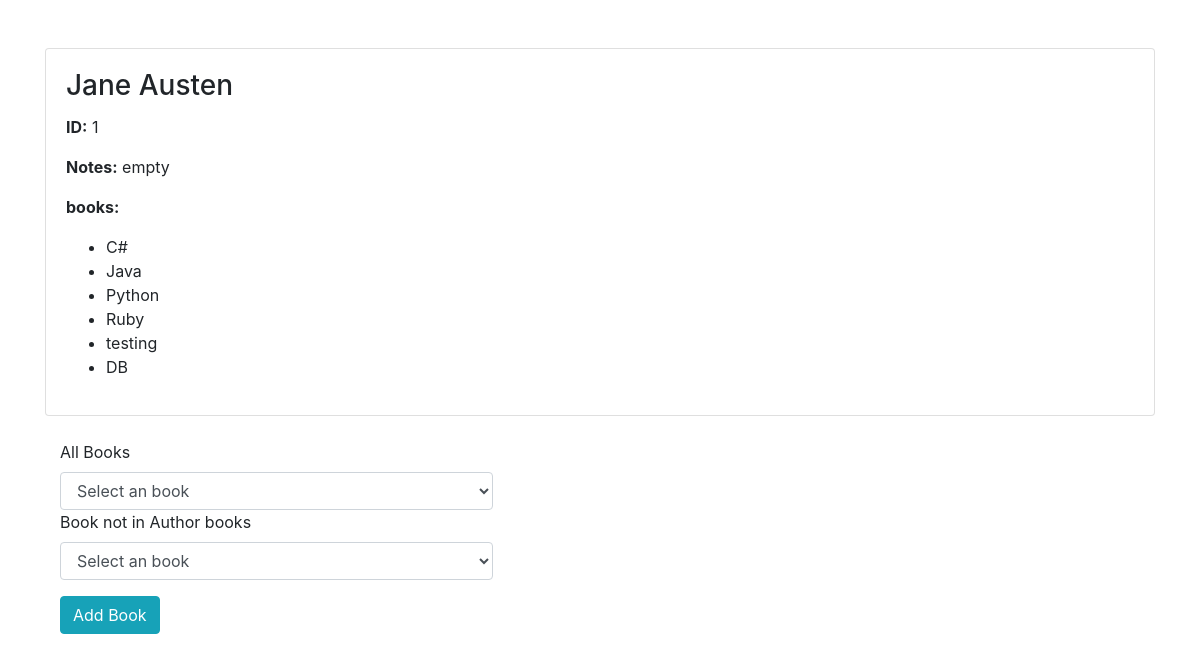
Page /authors/1 on the earlier database version.
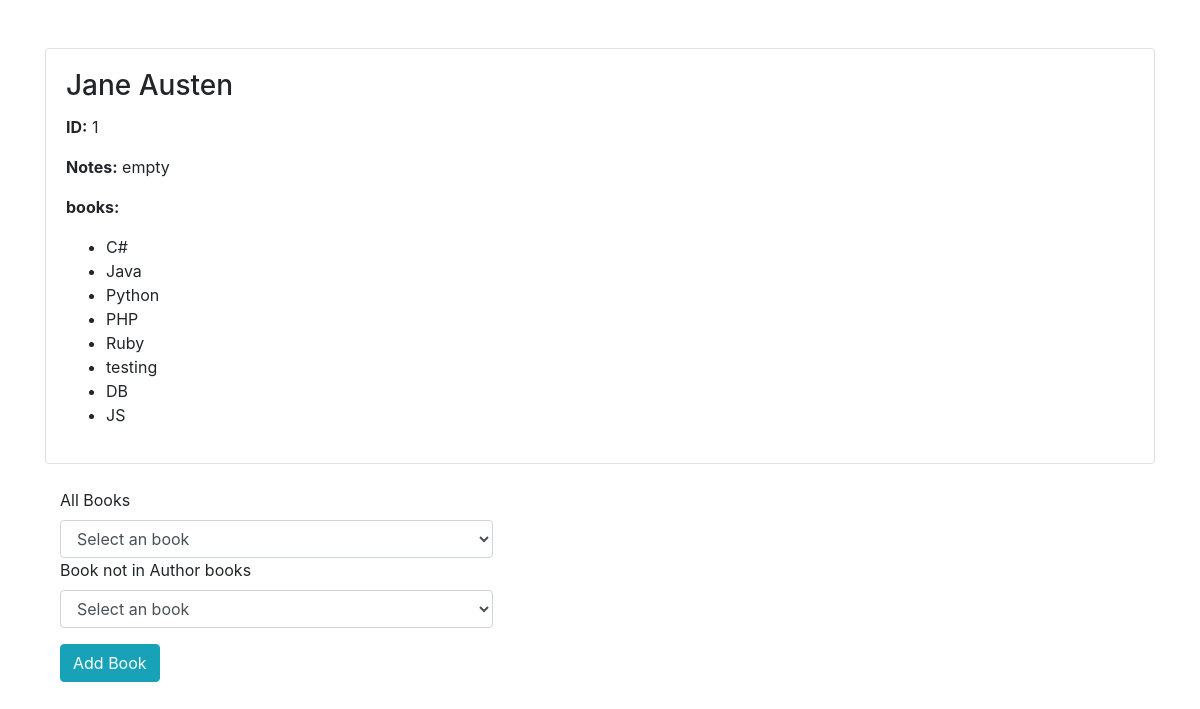
Same page on the later database version.
### books_authors_app/models.py (models this page shows)
class Book(models.Model):
    title = models.CharField(max_length=255)
    description = models.TextField()
    created_at = models.DateTimeField(auto_now_add=True)
    updated_at = models.DateTimeField(auto_now=True)

### books_authors_app/views.py (the view)
# urls.py: path('authors/<int:id>',views.show_author_details),
def show_author_details(request, id):
    context = {
        'author': models.get_author_by_id(id),
        'books':models.get_all_books(),
        'not_in':models.get_all_book_not_in_author_books(id),
    }
    return render (request, "show_author.html", context)

### books_authors_app/models.py (called while the page is built)
def get_all_books():
    return Book.objects.all()

def get_author_by_id(id):
    return Author.objects.get(id = id)

def get_all_book_not_in_author_books(id):
    author = get_author_by_id(id)
    author_books = author.books.all()
    return Book.objects.exclude(id__in=[book.id for book in author_books])

### books_authors_app/templates/show_author.html (shortened to what this page needs)
<!DOCTYPE html>
<html lang="en">
<head>
    <link href="https://stackpath.bootstrapcdn.com/bootstrap/4.5.2/css/bootstrap.min.css" rel="stylesheet">
</head>
<body>
    <div class="container">
        <div class="card mt-5">
            <div class="card-body">
                <h3 class="card-title">{{ author.first_name }} {{ author.last_name }}</h3>
                <p class="card-text"><strong>ID:</strong> {{ author.id }}</p>
                <p class="card-text"><strong>Notes:</strong> {{ author.notes }}</p>
                <p class="card-text"><strong>books:</strong></p>
                <ul>
                    {% for book in author.books.all %}
                    <li>{{ book.title }}</li>
                    {% endfor %}
                </ul>
            </div>
        </div>
        <form action="/add_book_for_author" method="post" class="needs-validation col-md-5 mt-4" novalidate>
            <div class="form-group">
                <label for="in">All Books</label>
                <select class="form-control" name="book" required>
                    <option value="" disabled selected>Select an book</option>
                </select>
                <label for="not_in">Book not in Author books</label>
                <select class="form-control" name="book" required>
                    <option value="" disabled selected>Select an book</option>
                </select>
            </div>
            <button type="submit" class="btn btn-info">Add Book</button>
        </form>
    </div>
</body>
</html>

Differences in the rows shown:
now on this page (row unchanged): Book: title "PHP"
added Book: title "JS"
